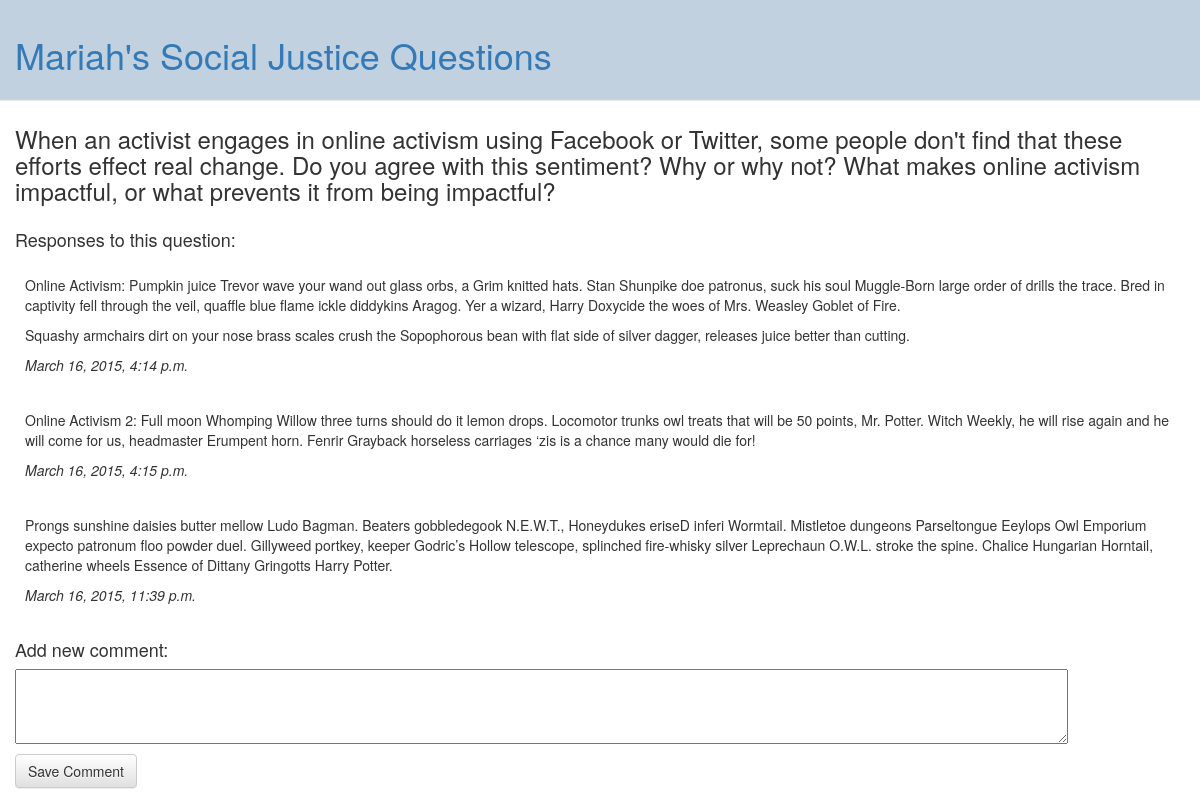
Screenshot of /question/2/ with the database file from the repository.
### questionblog/models.py (models this page shows)
class Question(models.Model):
	title = models.CharField(max_length=200)
	text = models.TextField()

class Comment(models.Model):
	text = models.TextField()
	created_date = models.DateTimeField(default=timezone.now)
	question = models.ForeignKey('Question')

### questionblog/views.py (the view)
# urls.py: url(r'^question/(?P<pk>[0-9]+)/$', views.question_comments),
def question_comments(request, pk):
	question = get_object_or_404(Question, pk=pk)
	comments = Comment.objects.filter(question=pk)
	if request.method == "POST":
		form =  CommentForm(request.POST)
		if form.is_valid():
			comment = form.save(commit=False)
			comment.question = question
			comment.save()
		return redirect('questionblog.views.question_comments', pk=pk)
	else:
		form = CommentForm()
	return render(request, 'questionblog/question_comments.html', {'question' : question, 'comments' : comments, 'form': form})

### questionblog/forms.py
class CommentForm(forms.ModelForm):
	class Meta:
		model = Comment
		fields = ('text',)
		labels = {
			'text': '',
		}

### questionblog/templates/questionblog/question_comments.html
{% extends 'questionblog/base.html' %}
{% block content %}
	<div class='question-display'>
		<h3>{{ question.text|linebreaks }}</h3>
	</div>
	<div class='response-header'>
		<p><h4>Responses to this question:</h4></p>
	</div>
	{% for comment in comments %}
		<div class='comment'>
			<div>
				<p>{{ comment.text|linebreaks }}</p>
			</div>
			<div class='comment-date'>
				<p>{{ comment.created_date }}</p>
			</div>
		</div>
	{% endfor %}
	<div class='comment-form'>
		<h4>Add new comment:</h4>
		<form method="POST" class='comment-box'>{% csrf_token %}
			{{ form.as_p }}
			<button type="submit" class="save btn btn-default">Save Comment</button>
		</form>
	</div>
{% endblock content %}

### static/css/questionblog.css (style rules this page uses)
.question-display h3 { padding: 5px 15px 5px 15px; }
.comment-date { font-style: italic; }
.response-header { padding-left: 15px; }
.comment { padding: 5px 15px 10px 25px; }
.comment-form { padding: 5px 15px 5px 15px; }
.comment-form textarea, .comment-form input { min-width: 90%; height: 75px; }

### rows the page displays
Question: text "When an activist engages in online activism using Facebook or Twitter, some people don't find that these efforts effect real change. Do you agree with this sentiment? Why or why not? What makes online activism impactful, or what prevents it from being impactful?"
Comment: text "Online Activism: Pumpkin juice Trevor wave your wand out glass orbs, a Grim knitted hats. Stan Shunpike doe patronus, suck his soul Muggle-Born large order of drills the trace. Bred in captivity fell through the veil, quaffle blue flame ickle diddykins Aragog. Yer a wizard, Harry Doxycide the woes of Mrs. Weasley Goblet of Fire. Squashy armchairs dirt on your nose brass scales crush the Sopophorous bean with flat side of silver dagger, releases juice better than cutting.", created_date "March 16, 2015, 4:14 p.m."
Comment: text "Online Activism 2: Full moon Whomping Willow three turns should do it lemon drops. Locomotor trunks owl treats that will be 50 points, Mr. Potter. Witch Weekly, he will rise again and he will come for us, headmaster Erumpent horn. Fenrir Grayback horseless carriages ‘zis is a chance many would die for!", created_date "March 16, 2015, 4:15 p.m."
Comment: text "Prongs sunshine daisies butter mellow Ludo Bagman. Beaters gobbledegook N.E.W.T., Honeydukes eriseD inferi Wormtail. Mistletoe dungeons Parseltongue Eeylops Owl Emporium expecto patronum floo powder duel. Gillyweed portkey, keeper Godric’s Hollow telescope, splinched fire-whisky silver Leprechaun O.W.L. stroke the spine. Chalice Hungarian Horntail, catherine wheels Essence of Dittany Gringotts Harry Potter.", created_date "March 16, 2015, 11:39 p.m."
